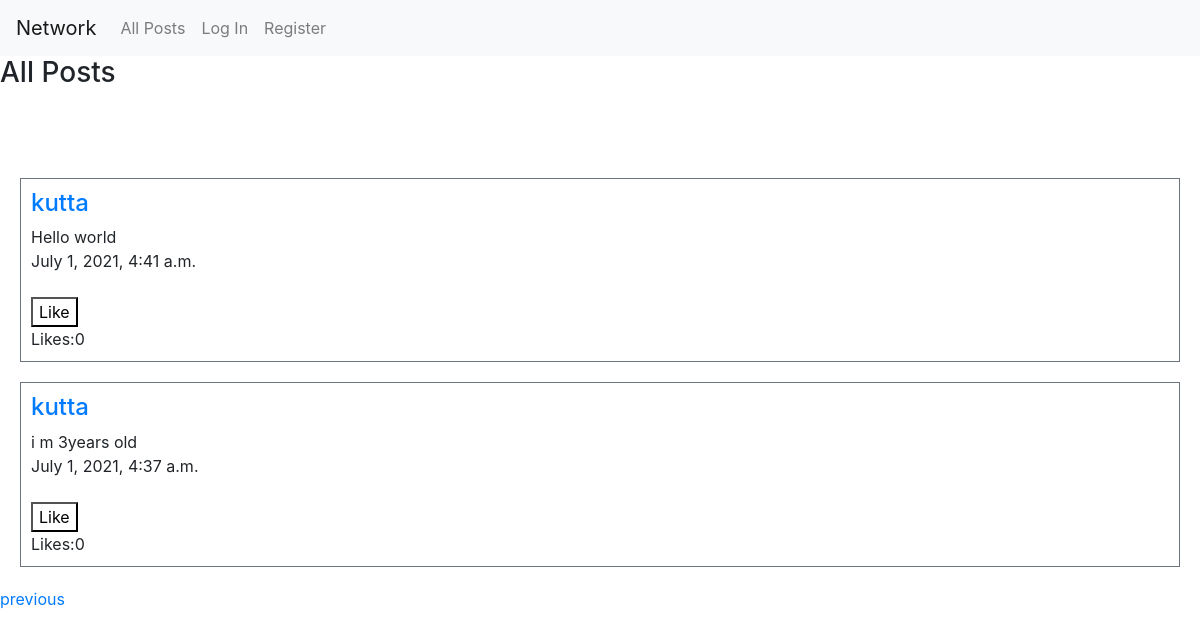
Screenshot of /?page=2 with the database file from the repository.
### network/models.py (models this page shows, shortened)
class Post(models.Model):
    user = models.ForeignKey(User,on_delete=CASCADE,related_name="user")
    post_content = models.CharField(max_length=200)
    time = models.DateTimeField(auto_now_add=True)
    likes = models.IntegerField(default=0)

class User(AbstractUser):
    pass

### network/views.py (the view)
# urls.py: path("", views.index, name="index"),
def index(request):
    if request.method == "POST":
        user = request.user
        post_content = request.POST["write-post"]
        if post_content != "":
            Post.objects.create(user = user, post_content = post_content,time = datetime.now(),likes = 0)
    posts = Post.objects.all().order_by('-time')
    for post in posts:
        post.likes = Like.objects.filter(post = post.id).count()
        post.save()
    paginator = Paginator(posts, 10)
    page_number = request.GET.get('page')
    posts = paginator.get_page(page_number)
    return render(request, "network/index.html",{
        "posts":posts
    })

### network/templates/network/index.html (shortened to what this page needs)
{% extends "network/layout.html" %}
{% load static %}
{% block body %}
    <h3>All Posts</h3> </br>
    <br> <br>
    <div id="posts">
        {% for post in posts %}
        <div class="border border-secondary mt-2" style="margin: 20px;">
            <div id = "post-display" style="padding: 10px;">
                <h4><a href="{% url 'profile' post.user.id%}"> {{post.user}} </a> </h4>
                <div id="post-{{post.id}}">{{post.post_content}}</div>
                <div>{{post.time}}</div>
                <br>
                <button id="like-btn-{{post.id}}" style="background-color: white;" onclick="like('{{ post.id }}')"> Like </button>
                <div id="like-count-{{post.id}}">Likes:{{post.likes}} </div>
            </div>
            </div>
        {% endfor %}
    {% if posts.has_previous %}
        <a href="?page={{ posts.previous_page_number }}">previous</a>
    {% endif %}
    </div>
{% endblock %}

### rows the page displays
Post: user "kutta", post_content "Hello world", time "July 1, 2021, 4:41 a.m.", likes "0"
Post: user "kutta", post_content "i m 3years old", time "July 1, 2021, 4:37 a.m.", likes "0"
